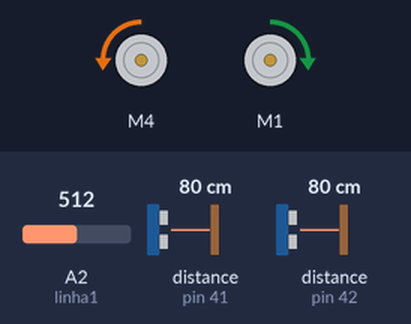
Bench run of a sketch on a simulated Arduino Uno, built with avr-gcc and run on an emulated ATmega328P. Shown: 2 × DC motor (green arrow = forward, orange = backward, longer = faster). Inputs (shaded band) come from the test bench; at power-on: A2 (linha1) = 512, distance to the obstacle (sensors on pin 41, pin 42) 80 cm.

Above: at 5.2 s.
5.3 s: A2 (linha1) set to 108
6.8 s: A2 (linha1) set to 89
At 9.7 s:
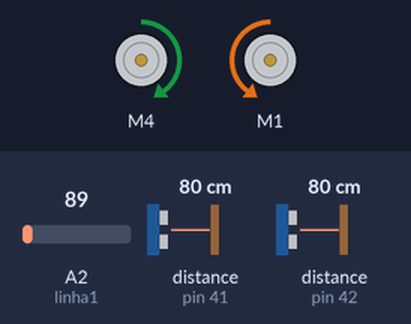
9.8 s: A2 (linha1) set to 110
At 10.6 s:
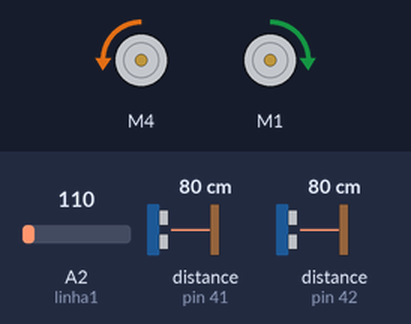
11.5 s: distance to the obstacle (sensor on pin 41) set to 34 cm
13.0 s: distance to the obstacle (sensor on pin 41) set to 28 cm
At 13.5 s:
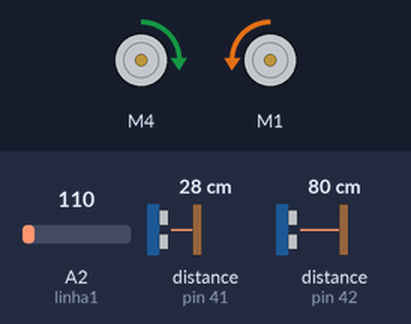
14.5 s: distance to the obstacle (sensor on pin 42) set to 21 cm
16.0 s: distance to the obstacle (sensor on pin 42) set to 17 cm
At 16.4 s:
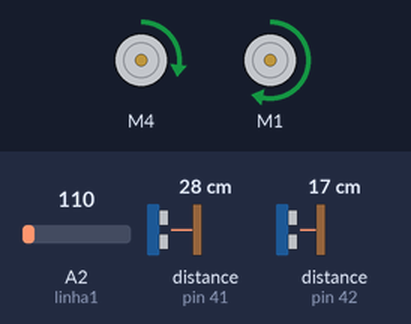
Timing chart, 0 to 18.6 s (numbered marks = the images above; inputs shaded):
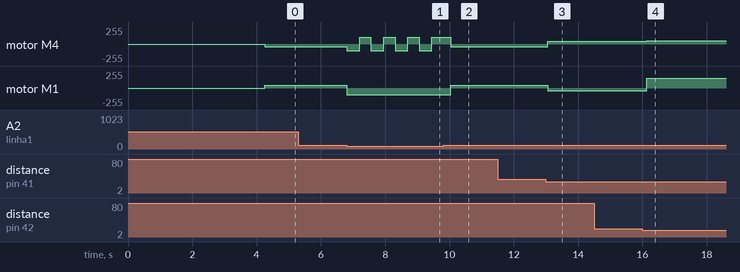

Measured:
- the behaviour switches between 101 and 100 on A2 (linha1) (found by bisection; images 0 and 1)
- the behaviour switches between 31 and 30 cm on distance to the obstacle (sensor on pin 41) (found by bisection; images 2 and 3)
- the behaviour switches between 20 and 19 cm on distance to the obstacle (sensor on pin 42) (found by bisection; images 3 and 4)
- after the input at 5.3 s, every drawn part: stays the same
- after the input at 6.8 s, motor M4: alternates forward 100/255 for 0.35 s and backward 100/255 for 0.40 s, starting at once; motor M1: forward 40/255 → backward 100/255 at once
- after the input at 9.8 s, motor M1: backward 100/255 → forward 40/255 after 0.24 s
- after the input at 11.5 s, every drawn part: stays the same
- after the input at 13.0 s, motor M4: backward 40/255 → forward 40/255 after 0.05 s; motor M1: forward 40/255 → backward 40/255 after 0.05 s
- after the input at 14.5 s, every drawn part: stays the same
- after the input at 16.0 s, motor M4: forward 40/255 → forward 50/255 after 0.14 s; motor M1: backward 40/255 → forward 150/255 after 0.14 s

The sketch:

testeestrategiasumo.ino
```cpp
#include <SparkFun_TB6612.h>
#include <Wire.h>
#include <VL53L0X.h>

int linha1 = 2;
//int linha2 = 1;

int vira = 0;
int viralinha = 0;

int vald = 0;           // variable to store the value read
//int vale = 0;

//pinos XSHUT dos sensores são utilizados para poder definir diferentes endereços
#define tofd 7     //XSHUT tof1
#define tofe 13     //XSHUT tof2

//Definindo os enfereços de cada sensor
#define idSensord 41
#define idSensore 42

//definindos os pinos para controle da ponte h
#define AIN1 1
#define BIN1 4
#define AIN2 0
#define BIN2 5
#define PWMA 3
#define PWMB 6
#define STBY 2

// these constants are used to allow you to make your motor configuration
// line up with function names like forward.  Value can be 1 or -1
const int offsetA = 1;
const int offsetB = 1;

//Criando um objeto para cada sensor
VL53L0X Sensord;
VL53L0X Sensore;

//criando um objeto para cada motor
Motor motord = Motor(AIN1, AIN2, PWMA, offsetA, STBY);
Motor motore = Motor(BIN1, BIN2, PWMB, offsetB, STBY);


void setup() {

  delay(4000);

  pinMode(tofd, OUTPUT);
  pinMode(tofe, OUTPUT);

  Wire.begin();
  //definindo endereço do Sensor1
  Sensord.setAddress(idSensord);
  pinMode(tofd, INPUT);
  delay(10); //Dando um tempo pra não zoar
  Sensore.setAddress(idSensore);
  pinMode(tofe, INPUT);
  delay(10);

  //métodos da própria biblioteca utilizados para inicialização
  Sensord.init();
  Sensore.init();
  Sensord.setTimeout(300);
  Sensore.setTimeout(300);
  Sensord.startContinuous();
  Sensore.startContinuous();

}

void loop() {
  vald = analogRead(linha1);    // read the input pin
 // vale = analogRead(linha2);

  if (vald > 100) {

    if (Sensord.readRangeContinuousMillimeters() < 200 && Sensore.readRangeContinuousMillimeters() < 200) {

      for (int i = 1; i < 200; i++){

      motore.drive(200);
      motord.drive(200);}

    } else if (Sensord.readRangeContinuousMillimeters() > 200 && Sensore.readRangeContinuousMillimeters() < 200) {
      motore.drive(50);
      motord.drive(150);

      vira = 1;

    } else if (Sensore.readRangeContinuousMillimeters() > 200 && Sensord.readRangeContinuousMillimeters() < 200) {
      motore.drive(150);
      motord.drive(50);

      vira = 0;

    } else if (Sensore.readRangeContinuousMillimeters() > 300 && Sensord.readRangeContinuousMillimeters() > 300 && vira == 0) {
      motore.drive(-40);
      motord.drive(40);
    } else {
      motore.drive(40);
      motord.drive(-40);

    }
  }else if (vald > 100) {
    motore.drive(-100);
    motord.drive(-100);
    delay(400);
    motore.drive(-100);
    motord.drive(100);
    delay(350);
  } else {
      motore.drive(-100);
      motord.drive(-100);
      delay(400);
      motore.drive(100);
      motord.drive(-100);
      delay(350);
  }
  }
```
